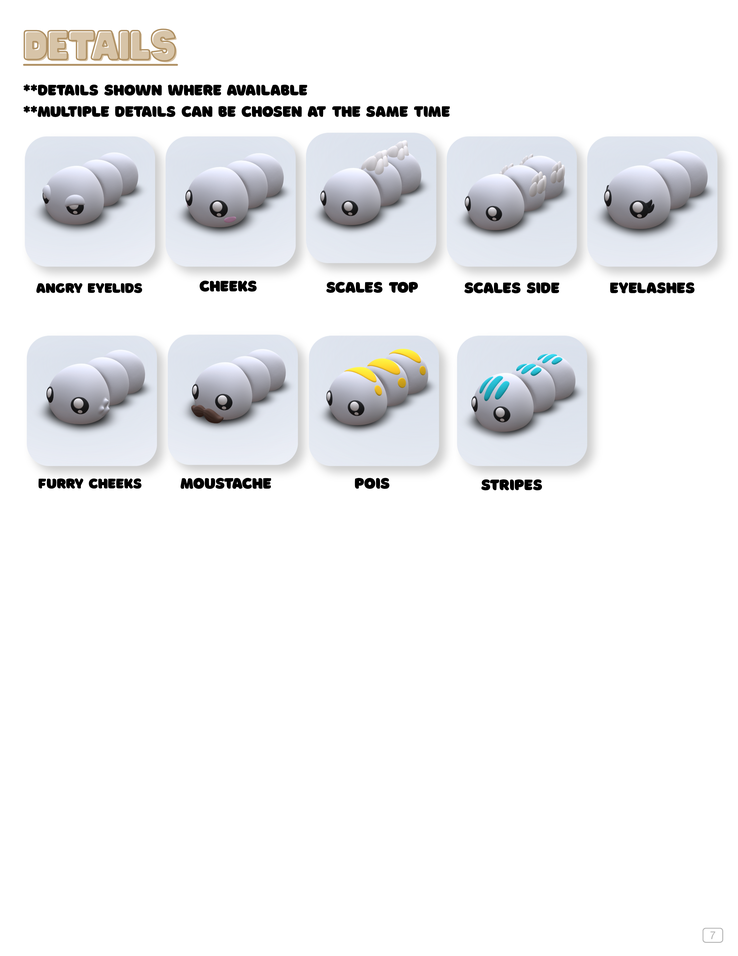
#> input picture scripts/_canva/page-07-hires.png, 738 x 956 px, shrunk from 3000 x 3882 before the run
$ python extract_page7_from_canva.py
#> lines starting #> are read from the running program, lines starting #| are printed output that depends on the picture; after the words box and inside, x2 and y2 are one past the last pixel; in counts of white or black regions, pixels touching at a corner belong together
"""
Extract individual "Details" and "Horns" part cards from the Canva PNG
exports in scripts/_canva/.

The PDF-based pipeline in extract_parts.py uses `pdfimages` to pull each
part out as its own pre-isolated raster + alpha mask. The pages for details
and horns are composite rasters in the PDF, so `pdfimages` returns one big
blob instead of per-card images — we have to detect cards from the page
ourselves.

Captions ("ANGRY EYELIDS", "MOUSTACHE", …) now live *below* each card, the
same way page 6 / accessories does it. That means we don't have to repaint
anything inside the card — just crop the rounded rectangle and key the
surrounding page white to transparent.

Approach (pure-PIL — numpy isn't available in this env):
  1. Build a "non-white" mask from the page.
  2. Histogram non-white pixels per row → split into card rows. Caption
     text rows are short and drop out via the min-height filter.
  3. Within each card row, histogram per column → individual card x-spans.
  4. Crop each card with a small margin, then flood-fill the surrounding
     page white to transparency so the rounded corners come through.

Run from project root:
    python3 scripts/extract_page7_from_canva.py
"""

from __future__ import annotations

import sys
from pathlib import Path

from PIL import Image


ROOT = Path(__file__).resolve().parent.parent
CANVA_DIR = ROOT / "scripts" / "_canva"
PARTS_DIR = ROOT / "images" / "parts"


# Each source page maps to a section and a top-to-bottom, left-to-right
# list of part names. Rows are inferred from the layout — the only thing
# we hard-code is the *order* within each row.
PAGES: list[tuple[Path, str, list[list[str]]]] = [
    (
        CANVA_DIR / "page-07-hires.png",
        "details",
        [
            ["angry-eyelids", "cheeks", "scales-top", "scales-side", "eyelashes"],
            ["furry-cheeks", "moustache", "pois", "stripes"],
        ],
    ),
    (
        CANVA_DIR / "page-08-hires.png",
        "horns",
        [
            ["antennae", "dragon", "tusk", "reindeer", "spiky"],
            ["unicorn"],
        ],
    ),
]


# ---------- mask construction ------------------------------------------------

def _non_white(r: int, g: int, b: int) -> int:
    return 1 if (r < 240 or g < 240 or b < 240) else 0


def build_mask(img: Image.Image) -> Image.Image:
    rgb = img.convert("RGB")
    w, h = rgb.size
    px = rgb.load()
    mask = Image.new("1", (w, h), 0)
    mpx = mask.load()
    for y in range(h):
        for x in range(w):
            r, g, b = px[x, y]
            if _non_white(r, g, b):
                mpx[x, y] = 1
    return mask


# ---------- row/column histograms -------------------------------------------

def _row_counts(mask: Image.Image) -> list[int]:
    w, h = mask.size
    mpx = mask.load()
    counts = [0] * h
    for y in range(h):
        c = 0
        for x in range(w):
            c += mpx[x, y]
        counts[y] = c
    return counts


# [10 lines left out: function _col_counts_in_band, not called in this run]


def _runs(values: list[int], threshold: int, min_len: int) -> list[tuple[int, int]]:
    runs: list[tuple[int, int]] = []
    i, n = 0, len(values)
    while i < n:
        if values[i] >= threshold:
            j = i
            while j < n and values[j] >= threshold:
                j += 1
            if j - i >= min_len:
                runs.append((i, j))
            i = j
        else:
            i += 1
    return runs


def find_card_rows(mask: Image.Image) -> list[tuple[int, int]]:
    """Card-only rows. Caption text rows are short and get filtered out below."""
    w, _ = mask.size
    counts = _row_counts(mask)
    # Card rows cover ≥12% of page width; tall enough text headers can sneak in.
    thr = int(w * 0.12)
    return _runs(counts, threshold=thr, min_len=80)


# [109 lines left out: functions find_cards_in_row, _looks_like_strict_bg, _looks_like_shadow_bg, _looks_like_bg, _bg_to_rgba, key_card_bg_to_transparent, not called in this run]


# ---------- crop & save ------------------------------------------------------

# Outside the detected mask span so flood-fill has page-white pixels to
# start from. The mask detection hugs the card silhouette tightly.
SIDE_MARGIN_PX = 8
TOP_MARGIN_PX = 8
# Below the card-body bottom to include the rounded-edge AA *and* the full
# soft drop shadow the source draws below each card. The shadow gets
# converted into alpha-graded transparency (see _bg_to_rgba) so the cards
# match the floating-on-paper look of the accessories. 45 sits just under
# the 48-px minimum gap between card_body_bottom and caption text across
# all rows, so the caption never gets pulled in; smaller values chop the
# shadow off before alpha fades to ~0 and the hard edge reads as a
# second card outline below the figure.
BOTTOM_EDGE_PAD_PX = 45


def _is_card_body(r: int, g: int, b: int) -> bool:
    """Card body = cool-tinted rounded rectangle behind the figure."""
    return r >= 210 and g >= 218 and b >= 230 and b - r >= 8 and g - r >= 3


# [50 lines left out: functions find_card_body_bottom, crop_card, save_part, not called in this run]


# ---------- orchestration ----------------------------------------------------

def process_page(source: Path, section: str, row_names: list[list[str]]) -> None:
    if not source.exists():
        print(f"missing {source}", file=sys.stderr)
        return
    print(f"reading {source.relative_to(ROOT)}", file=sys.stderr)
    page = Image.open(source).convert("RGB")
    mask = build_mask(page)
    rows = find_card_rows(mask)
    # Drop caption-text-only rows — they're short relative to a card row.
    real_rows = [r for r in rows if (r[1] - r[0]) > 200]
    print(f"  detected {len(rows)} non-white rows, {len(real_rows)} card rows", file=sys.stderr)

    if len(real_rows) != len(row_names):
        print(
            f"  ! got {len(real_rows)} card rows, expected {len(row_names)}; "
            f"pairing by index anyway",
            file=sys.stderr,
        )

    for names, (y0, y1) in zip(row_names, real_rows):
        spans = find_cards_in_row(mask, y0, y1)
        print(
            f"  row y={y0}..{y1}  detected={len(spans)}  expected={len(names)}",
            file=sys.stderr,
        )
        if not spans:
            continue
        # Card geometry is uniform per row, so scan the first card's full
        # width once and use that as the bottom for every card in the row.
        x0_first, x1_first = spans[0]
        card_bottom_y = find_card_body_bottom(page, y0, y1, x0_first, x1_first)
        print(f"    card_bottom_y={card_bottom_y}", file=sys.stderr)
        for i, (name, (x0, x1)) in enumerate(zip(names, spans)):
            prev_x1 = spans[i - 1][1] if i > 0 else None
            next_x0 = spans[i + 1][0] if i + 1 < len(spans) else None
            cropped = crop_card(page, x0, x1, y0, card_bottom_y,
                                prev_x1=prev_x1, next_x0=next_x0)
            keyed = key_card_bg_to_transparent(cropped)
            dest = PARTS_DIR / section / f"{name}.png"
            save_part(keyed, dest)
            print(f"    ✓ {dest.relative_to(ROOT)}", file=sys.stderr)


def main() -> None:
    for source, section, row_names in PAGES:
        process_page(source, section, row_names)
#> in process_page, page is the input picture: PIL image 738x956 RGB; mean R, G, B 238.8, 239.5, 241.1
#> in build_mask, `mask = Image.new("1", (w, h), 0)`: mask: PIL image 738x956 1; every value is 0
#> in process_page, `mask = build_mask(page)`:
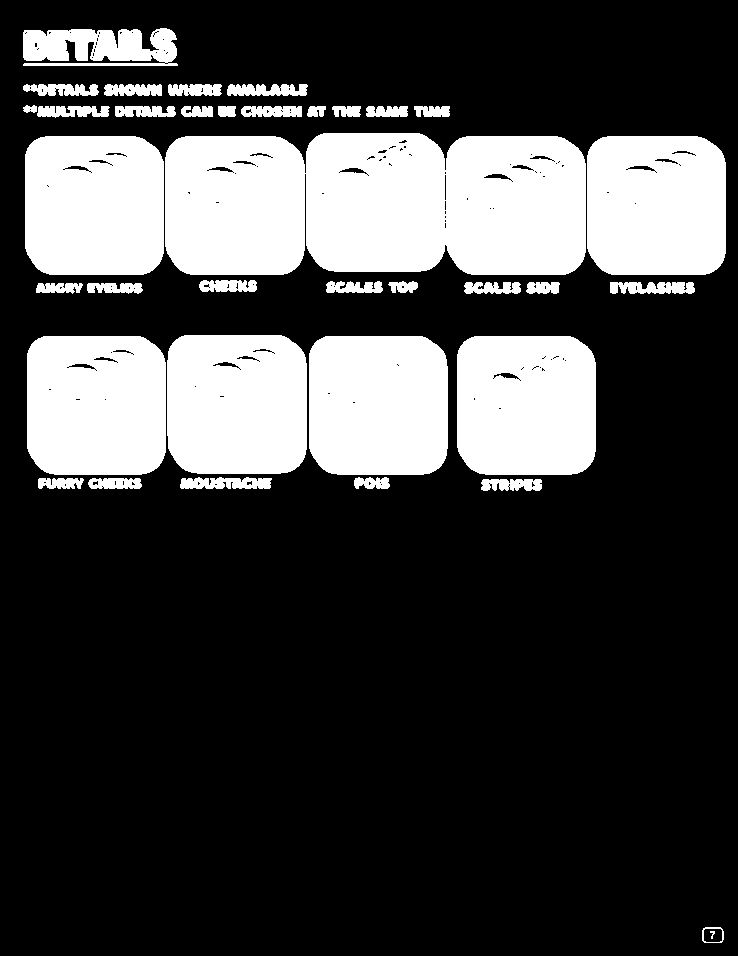
#> mask: PIL image 738x956 1; 26.1% white; 37 white regions, largest, box (x1, y1, x2, y2) and area: (165, 133, 586, 275) 55498, (309, 336, 448, 475) 18586, (167, 335, 307, 474) 18527
#> after the loop in _row_counts, `for y in range(h):`: counts = 956 values, max 698 at index 200, min 0 at index 0, mean 192.6
#> in _runs, `i, n = 0, len(values)`: i = 0; n = 956
#> the loop in _runs, `while i < n:` made 603 passes
#> i on passes 31, 34, 53, 64, 81, 89: 61, 66, 96, 117, 275, 293
#> i on passes 1 to 6: 1, 2, 3, 4, 5, 6
#> after the loop in _runs, `while i < n:`: j = 489; runs = [(133, 275), (335, 475)]
#> in process_page, `real_rows = [r for r in rows if (r[1] - r[0]) > 200]`: real_rows = []
#> pass 2 of the loop in main, `for source, section, row_names in PAGES:`:
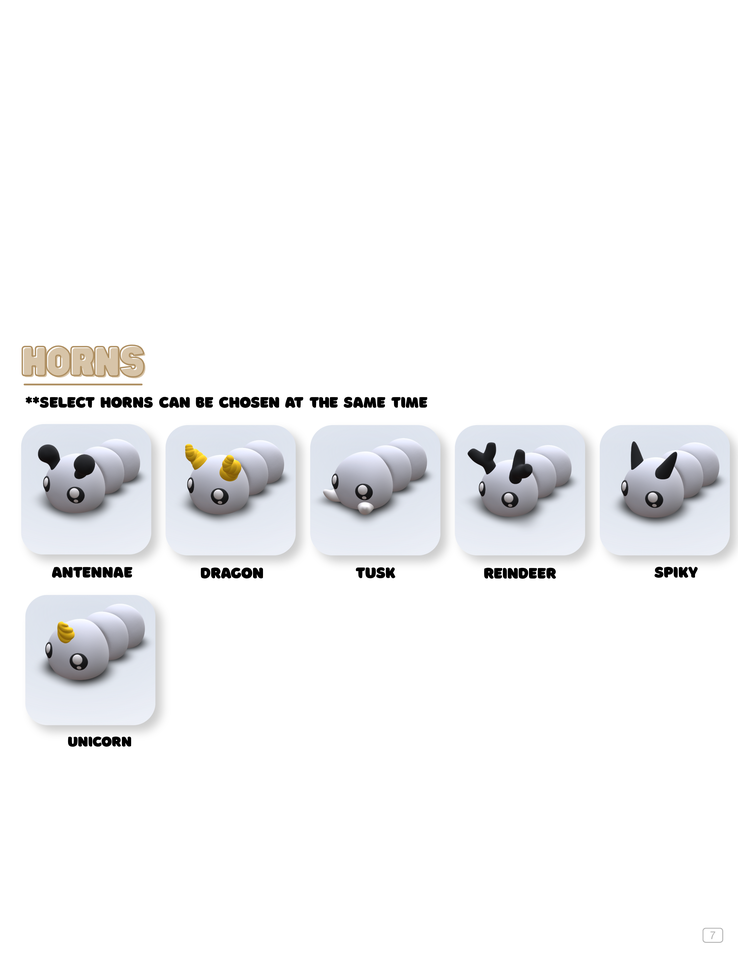
#> input picture scripts/_canva/page-08-hires.png, 738 x 956 px, shrunk from 3000 x 3882 before the run
#> in process_page, page is the input picture: PIL image 738x956 RGB; mean R, G, B 244.3, 244.6, 245.5
#> in process_page (call 2), `mask = build_mask(page)`:
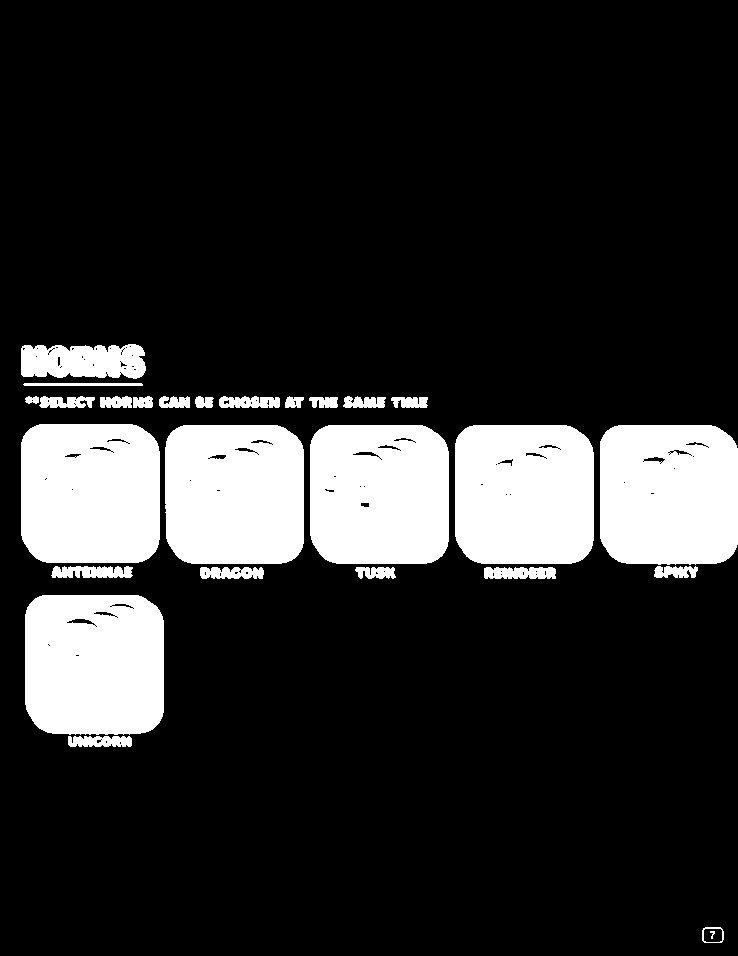
#> mask: PIL image 738x956 1; 17.3% white; 27 white regions, largest, box (x1, y1, x2, y2) and area: (21, 424, 160, 563) 18480, (455, 425, 594, 564) 18479, (25, 595, 164, 735) 18445
#> rows = [(424, 564), (595, 734)]


if __name__ == "__main__":
    main()
